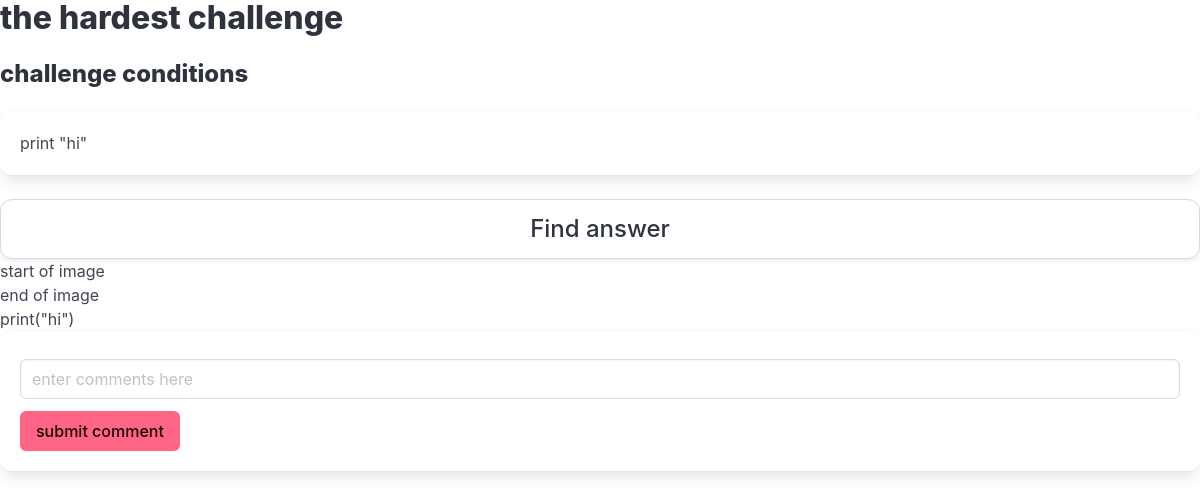
Screenshot of /challenge_page/9 with the database file from the repository.
### spiceman/models.py (models this page shows, shortened)
class Challenge(models.Model):
    title = models.CharField(max_length=50)
    text = models.CharField(max_length=300)
    difficulty = models.PositiveSmallIntegerField(default=3)
    author = models.ForeignKey(User, on_delete=models.CASCADE, related_name='challenges_authored')
    creation_date = models.DateTimeField("date posted", auto_now_add=True)
    likers = models.ManyToManyField(User, related_name='challenges_liked')
    answer_image = models.ImageField()
    answer_text = models.TextField()
    isweekly = models.BooleanField(default=False)

### spiceman/views.py (the view)
# urls.py: path("challenge_page/<int:challenge_id>",views.challenge_page, name ="challenge_page"),
def challenge_page(request,challenge_id):
    challenge = Challenge.objects.get(id=challenge_id)
    return render(request, 'spiceman/challenge.html', {'challenge':challenge})

### spiceman/templates/spiceman/challenge.html (shortened to what this page needs)
<!DOCTYPE html>
<html lang="en">
<head>
    <link rel="stylesheet" href="https://cdn.jsdelivr.net/npm/bulma@1.0.1/css/bulma.min.css">
</head>
<body>
    <h1 class="title">{{challenge.title}}</h1>
    <h1 class="title is-4" >challenge conditions</h1>
    <div class="box"> {{challenge.text}}</div>
    <button class="button is-large is-fullwidth" class="button is-danger">Find answer</button>
    <p>start of image</p>
    <p>end of image</p>
    {{challenge.answer_text}}
    {% include 'spiceman/comments.html' %}
</body>
</html>

### spiceman/templates/spiceman/comments.html (shortened to what this page needs)
    <form action="{% url 'spiceman:post_comment' challenge.id %}" method="post" class="box">
        <div class="field">
          <div class="control">
            <input class="input" name="comment_text" type="text" placeholder="enter comments here" />
          </div>
        </div>
        <input type="submit" class="button is-danger" value="submit comment">
      </form>

### rows the page displays
Challenge: title "the hardest challenge", text "print \"hi\"", answer_text "print(\"hi\")"
